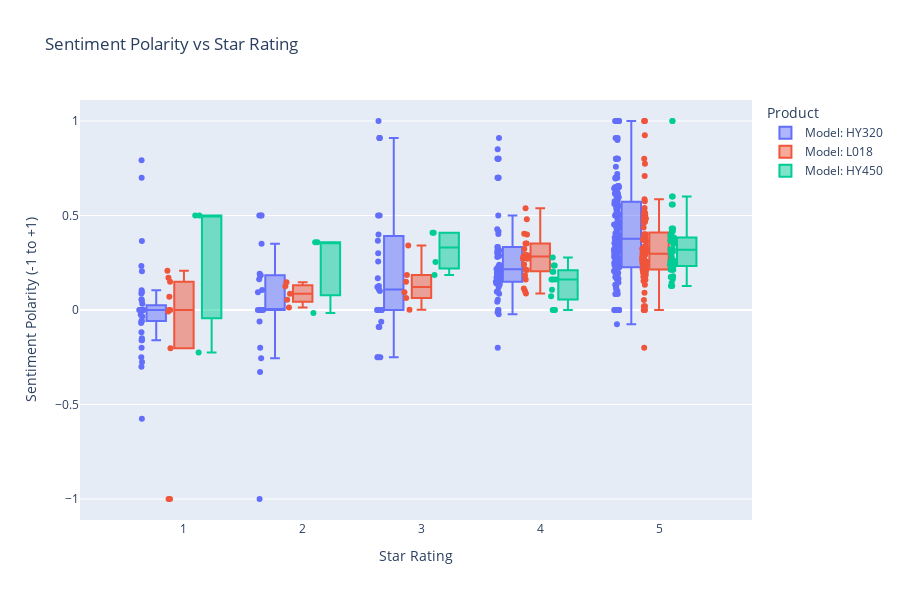

The notebook cell saved with this chart:
### Code cell
# Plot sentiment polarity vs star rating
fig = px.box(
    all_reviews, 
    x='rating', 
    y='polarity', 
    color='product_name',
    points='all',
    title='Sentiment Polarity vs Star Rating',
    labels={'rating': 'Star Rating', 'polarity': 'Sentiment Polarity (-1 to +1)', 'product_name': 'Product'}
)

fig.update_layout(
    xaxis=dict(tickmode='linear', tick0=1, dtick=1),
    height=600,
    boxmode='group'
)

fig.show()

### Figure 1 — Plotly figure (JSON) as saved in the notebook; plotly's stock layout.template omitted (floating-point values rounded to 4 significant figures; data arrays with more than 128 entries replaced by an {"elided": "..."} marker saying what was removed)
{"data": [{"alignmentgroup": "True", "boxpoints": "all", "hovertemplate": "Product=Model: HY320<br>Star Rating=%{x}<br>Sentiment Polarity (-1 to +1)=%{y}<extra></extra>", "legendgroup": "Model: HY320", "marker": {"color": "#636efa"}, "name": "Model: HY320", "notched": false, "offsetgroup": "Model: HY320", "orientation": "v", "showlegend": true, "type": "box", "x": {"elided": "329 int values"}, "x0": " ", "xaxis": "x", "y": {"elided": "329 float values"}, "y0": " ", "yaxis": "y"}, {"alignmentgroup": "True", "boxpoints": "all", "hovertemplate": "Product=Model: L018<br>Star Rating=%{x}<br>Sentiment Polarity (-1 to +1)=%{y}<extra></extra>", "legendgroup": "Model: L018", "marker": {"color": "#EF553B"}, "name": "Model: L018", "notched": false, "offsetgroup": "Model: L018", "orientation": "v", "showlegend": true, "type": "box", "x": {"elided": "135 int values"}, "x0": " ", "xaxis": "x", "y": {"elided": "135 float values"}, "y0": " ", "yaxis": "y"}, {"alignmentgroup": "True", "boxpoints": "all", "hovertemplate": "Product=Model: HY450<br>Star Rating=%{x}<br>Sentiment Polarity (-1 to +1)=%{y}<extra></extra>", "legendgroup": "Model: HY450", "marker": {"color": "#00cc96"}, "name": "Model: HY450", "notched": false, "offsetgroup": "Model: HY450", "orientation": "v", "showlegend": true, "type": "box", "x": [5, 4, 5, 5, 5, 4, 5, 1, 5, 5, 5, 5, 5, 2, 3, 5, 5, 5, 4, 5, 5, 5, 5, 5, 4, 5, 5, 5, 5, 4, 4, 5, 5, 5, 5, 5, 5, 5, 4, 5, 2, 5, 1, 3, 5, 5, 5, 4, 5, 5, 5, 5, 4, 5, 5, 3, 5, 4, 5, 4, 5, 5, 5, 4, 5, 1, 5, 5, 5, 5, 5, 2, 3, 5, 5, 5, 4, 5], "x0": " ", "xaxis": "x", "y": [0.2405, 0.2355, 0.3208, 0.2636, 0.3189, 0.2023, 0.2286, 0.5, 0.6, 0.1269, 0.2512, 0.5583, 0.4311, 0.3583, 0.4083, 0.35, 1.0, 0.2125, 0.0, 0.375, 0.4165, 0.3833, 0.175, 0.366, 0.162, 0.4165, 0.3833, 0.175, 0.366, 0.162, 0.0733, 0.2489, 0.1445, 0.4165, 0.3833, 0.175, 0.2821, 0.366, 0.162, 0.2305, -0.01612, 0.3, -0.225, 0.185, 0.1787, 0.3828, 0.2373, 0.2776, 0.2571, 0.3077, 0.3922, 0.4012, 0.0, 0.2131, 0.3667, 0.254, 0.1641, 0.1069, 0.2405, 0.2355, 0.3208, 0.2636, 0.3189, 0.2023, 0.2286, 0.5, 0.6, 0.1269, 0.2512, 0.5583, 0.4311, 0.3583, 0.4083, 0.35, 1.0, 0.2125, 0.0, 0.375], "y0": " ", "yaxis": "y"}], "layout": {"boxmode": "group", "height": 600, "legend": {"title": {"text": "Product"}, "tracegroupgap": 0}, "title": {"text": "Sentiment Polarity vs Star Rating"}, "xaxis": {"anchor": "y", "domain": [0, 1], "dtick": 1, "tick0": 1, "tickmode": "linear", "title": {"text": "Star Rating"}}, "yaxis": {"anchor": "x", "domain": [0, 1], "title": {"text": "Sentiment Polarity (-1 to +1)"}}}}
